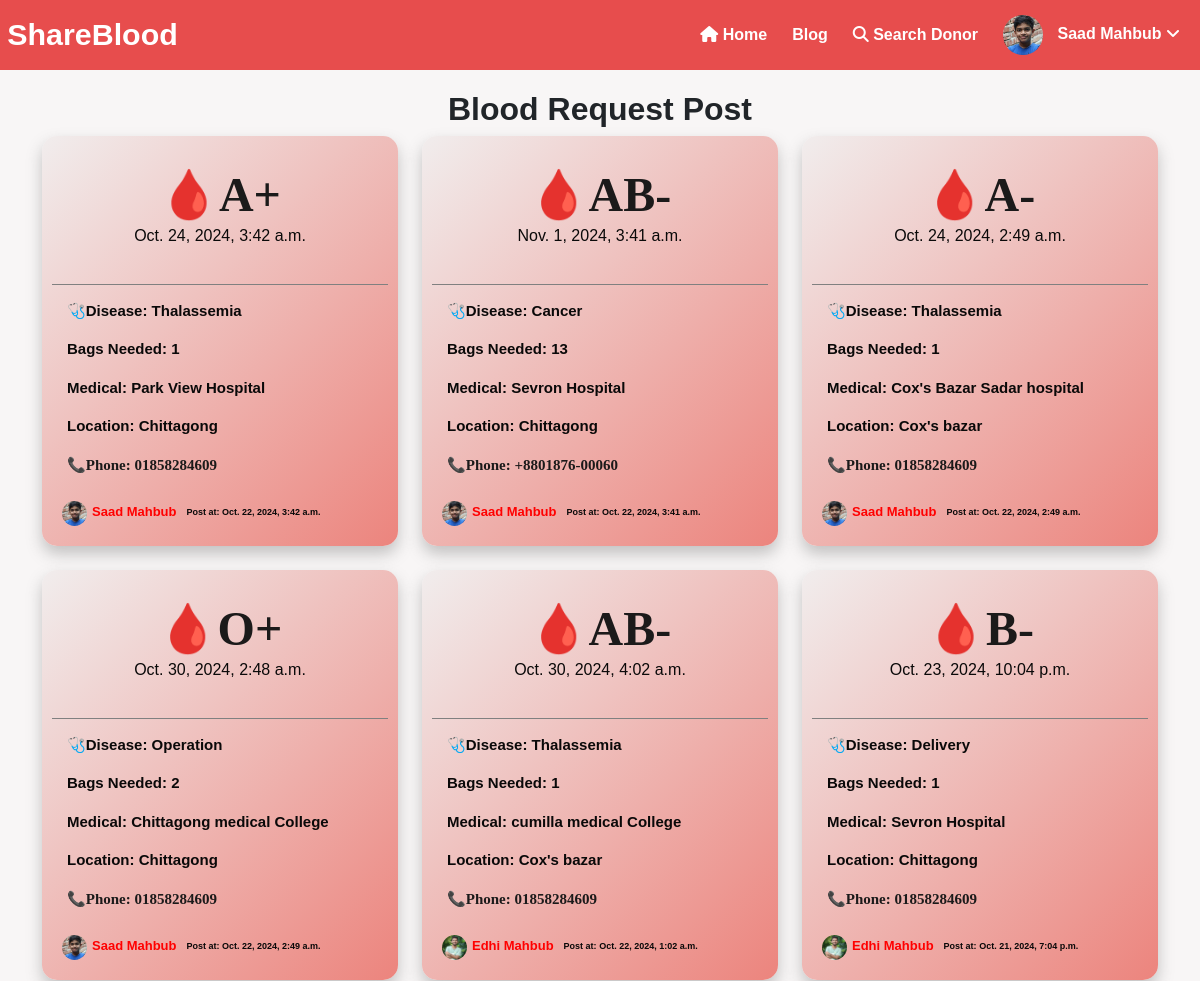
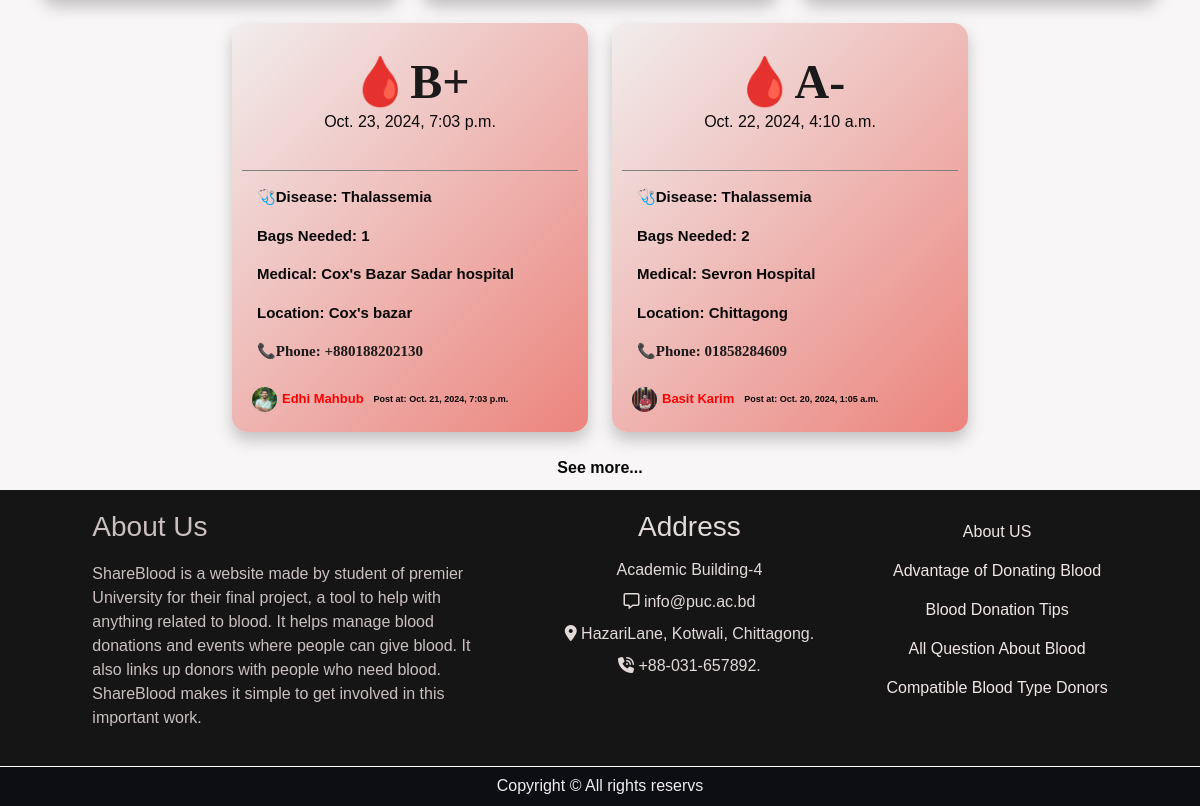
The page /allRepPost (signed in) on the database its author committed (2 pictures, top to bottom).
### bloodology/models.py (models this page shows, shortened)
class UserProfile(models.Model):
        user = models.OneToOneField(User, on_delete=models.CASCADE)
        name = models.CharField(max_length=150)
        blood_group = models.CharField(max_length=5)
        phone_number = models.CharField(max_length=15)
        address = models.CharField(max_length=250)
        profile_img = models.ImageField(upload_to='Images')
        otp = models.CharField(max_length=6, blank=True, null=True)  # Store OTP
        otp_expiration = models.DateTimeField(blank=True, null=True)  # Expiration time for OTP

class BloodRequestPost(models.Model):
        BLOOD_GROUP_CHOICES = [
                ('A+', 'A+'),
                ('A-', 'A-'),
                ('B+', 'B+'),
                ('B-', 'B-'),
                ('O+', 'O+'),
                ('O-', 'O-'),
                ('AB+', 'AB+'),
                ('AB-', 'AB-'),
        ]
        user_profile = models.ForeignKey(UserProfile, on_delete=models.CASCADE)
        blood_group = models.CharField(max_length=10, choices=BLOOD_GROUP_CHOICES)
        date_time = models.DateTimeField()
        Disease_name = models.CharField(max_length=100)
        No_of_bag = models.IntegerField()
        medical_name = models.CharField( max_length=150)
        location = models.CharField(max_length=255)
        phone_number = models.CharField(max_length=15)
        created_at = models.DateTimeField(auto_now_add=True)

### bloodology/views.py (the view)
# urls.py: path('allRepPost',views.all_posts,name='allRepPost'),
def all_posts(request):
    posts = BloodRequestPost.objects.all().order_by('-created_at')
    return render(request, 'bloodology/all_blood_request_Post.html', {'posts': posts})

### bloodology/templates/bloodology/all_blood_request_Post.html
{% extends 'bloodology/base.html' %}
{% load static %}
{% block content %}
<div class="request-post text-center">
    <h2><b>Blood Request Post</b></h2>
    <div class="container">
        <div class="all-post row justify-content-center">
            {% for post in posts %}
                <div class="post-page col-lg-4 col-md-6 col-sm-8 col-12 mb-4 d-flex justify-content-center">
                    <div class="blood-request-card-alt_p">
                        <div class="card-header_p">
                            <h2 class="blood-group">{{ post.blood_group }}</h2>
                            <p class="date-time">{{ post.date_time }}</p>
                        </div>
                        <div class="card-body_p">
                            <p class="disease-name">Disease: {{ post.Disease_name }}</p>
                            <p class="number-of-bags">Bags Needed: {{ post.No_of_bag }}</p>
                            <p class="location">Medical: {{ post.medical_name }}</p>
                            <p class="location">Location: {{ post.location }}</p>
                            <p class="phone-number">Phone: {{ post.phone_number }}</p>
                        </div>
                        <div class="post-user-info">
                            <img src="{{ post.user_profile.profile_img.url }}" alt="" class="dp">
                            <h4 class="user-name">{{ post.user_profile.name }}</h4>
                            <p class="create_at">Post at: {{ post.created_at }}</p>
                        </div>
                    </div>
                </div>
            {% empty %}
                <p>There are no blood request posts available.</p>
            {% endfor %}
        </div>
        <a href="{% url 'allRepPost' %}" class="seemore">See more...</a>
    </div>
</div>
{% endblock content %}

### bloodology/templates/bloodology/base.html (shortened to what this page needs)
<!DOCTYPE html>
{% load static %}
<html lang="en">
<head>
    <link rel="stylesheet" href="{% static 'bloodology/css/style.css' %}">
    <link rel="stylesheet" href="{% static 'bloodology/css/bootstrap.css' %}">
</head>
<body>
    <div class="navigation">
        <div class="nav-left">
            <div class="nav-logo">
                <a href="{% url 'home' %}">ShareBlood</a>
            </div>
        </div>
        <div class="nav-right" id="nav-right">
            <a href="{% url 'home' %}"><i class="fa-solid fa-house"></i> Home</a>
            <a href="{% url 'blogapost' %}">Blog</a>
            <a href="{% url 'All_Donors' %}"><i class="fa-solid fa-search"></i> Search Donor</a>
            {% if request.user.is_authenticated %}
            <div class="user-dropdown">
                <a href="#" class="user-profile" onclick="toggleDropdown(event)">
                    {% if request.user.userprofile %}
                    <img src="{{ request.user.userprofile.profile_img.url }}" alt="Profile Image" class="dprofile-img">
                    {{ request.user.userprofile.name }} <i class='fas fa-angle-down'></i>
                    {% else %}
                    <img src="{% static 'bloodology/image/image.png' %}" alt="Admin" class="dprofile-img">
                    Admin Profile <i class='fas fa-angle-down'></i>
                    {% endif %}
                </a>
            </div>
            {% else %}
            <a href="{% url 'signUp' %}"><i class="fa-solid fa-user-plus"></i> SignUp</a>
            <a href="{% url 'login' %}"><i class="fas fa-sign-in"></i> Login</a>
            {% endif %}
        </div>
    </div>
    {% block content %}
    {% endblock content %}
    <div class="footer">
        <div class="footer-2">
            <div >
                <div class="about">
                    <h3>About Us</h3>
                    <p>ShareBlood is a website made by student of premier University for their final project, a tool to help with anything related to blood. It helps manage blood donations and events where people can give blood. It also links up donors with people who need blood. ShareBlood makes it simple to get involved in this important work.</p>
                </div>
            </div>
            <div class="address">
                <h3>Address</h3>
                <p>Academic Building-4</p>
                <p><i class="fa-regular fa-message"></i> info@puc.ac.bd</p>
                <p><i class="fa-solid fa-location-dot"></i> HazariLane, Kotwali, Chittagong.</p>
                <p><i class="fa-solid fa-phone-volume"></i> +88-031-657892.</p>
            </div>
            <div class="msg">
                <div class="advantage">
                    <h4><a href="{% url 'About' %}">About US</a></h4>
                    <h4><a href="{% url 'advantage' %}">Advantage of Donating Blood</a></h4>
                    <h4><a href="{% url 'Blood_Donation_Tips' %}">Blood Donation Tips</a></h4>
                    <h4><a href="{% url 'AboutBdonation' %}">All Question About Blood</a></h4>
                    <h4><a href="{% url 'Compatible' %}">Compatible Blood Type Donors</a></h4>
                </div>
            </div>
        </div>
        <div class="copyright">
            Copyright © All rights reservs
        </div>
    </div>
</body>
</html>

### static/bloodology/css/style.css (style rules this page uses)
* { margin: 0; border: border-box; font-family: sans-serif; }
.navigation { height: 70px; background-color: rgb(231, 77, 77); display: flex; justify-content: space-between; align-items: center; padding: 0 20px; position: relative; }
.nav-left, .nav-right { display: flex; align-items: center; }
.nav-logo { height: 65px; width: 120px; margin-right: 20px; display: flex; align-items: center; justify-content: center; padding-left: 10px; }
.nav-logo a { font-size: 1.9rem; font-weight: 50px; color: white; }
.navigation a { text-decoration: none; color: rgb(255, 255, 255); font-weight: 550; margin-left: 15px; }
.nav-right a { margin-left: 25px; }
.dprofile-img { width: 40px; height: 40px; border-radius: 50%; object-fit: cover; margin-right: 10px; vertical-align: middle; }
.user-dropdown { position: relative; }
.nav-right { display: flex; }
.request-post { padding-top: 20px; padding-bottom: 10px; background-color: rgb(248, 246, 246); text-align: center; }
.all-post { display: flex; flex-wrap: wrap; justify-content: center; }
.post-page { display: flex; justify-content: center; margin-bottom: 15px; }
.blood-request-card-alt_p { width: 100%; max-width: 400px; border-radius: 15px; overflow: hidden; background: linear-gradient(135deg, #f1eded, #ec847d); color: #0a0909; box-shadow: 0 8px 15px rgba(180, 179, 179, 0.788); padding: 10px; }
.card-header_p { margin: auto; padding: 20px; text-align: center; border-bottom: 1px solid gray; }
.card-header_p h2 { font-size: 3rem; font-weight: bold; margin: 0; }
.card-body_p { padding-left: 0; text-align: left; font-weight: bold; line-height: 1.5; font-size: 15px; margin: 15px; }
.disease-name, .location, .phone-number, .number-of-bags { font-weight: bold; }
.phone-number::before { content: '📞'; }
.disease-name::before { content: '🩺'; }
.blood-group::before { content: '🩸'; }
.post-user-info { display: flex; align-items: center; }
.post-user-info h4 { margin-top: 5px; margin-left: 5px; font-size: 13px; font-weight: bold; color: red; }
.dp { width: 25px; height: 25px; object-fit: cover; margin-left: 10px; border-radius: 50%; }
.create_at { font-size: xx-small; font-weight: bold; text-align: left; margin-left: 10px; margin-top: 15px; }
.seemore { margin-bottom: 10px; text-decoration: none; font-weight: 550; color: black; }
@media (min-width: 992px) { .post-page { flex: 0 0 32%; } }
.blood-group, .phone-number, .addresses { font-size: 1em; color: #1b1a1a; font-family: 'Times New Roman', Times, serif; margin-top: 8px; margin-bottom: 15px; font-weight: bold; }
.seemore { margin-bottom: 20px; text-decoration: none; color: rgb(7, 7, 7); font-weight: 550; }
.advantage h4 a { text-decoration: none; color: rgb(241, 230, 230); line-height: 25px; font-size: medium; }
.about { width: 400px; }
.footer-2 { padding: 20px; display: flex; justify-content: space-evenly; align-items: flex-start; flex-wrap: wrap; background-color: rgb(22, 21, 21); color: rgb(202, 192, 192); }
.footer-2 h3 { padding-bottom: 10px; }
.address { text-align: center; line-height: 15px; color: rgb(226, 217, 217); }
.advantage { display: flex; flex-direction: column; align-items: center; }
.advantage h4 { margin: 5px 0; }
.copyright { display: flex; align-items: center; justify-content: center; border-top: 1px solid white; background-color: rgb(13, 13, 20); height: 40px; color: rgb(238, 238, 238); }

### rows shown on the page
BloodRequestPost: blood_group "A+", date_time "Oct. 24, 2024, 3:42 a.m.", Disease_name "Thalassemia", No_of_bag "1", medical_name "Park View Hospital", location "Chittagong", phone_number "01858284609", user_profile.profile_img (picture), user_profile.name "Saad Mahbub", created_at "Oct. 22, 2024, 3:42 a.m."
BloodRequestPost: blood_group "AB-", date_time "Nov. 1, 2024, 3:41 a.m.", Disease_name "Cancer", No_of_bag "13", medical_name "Sevron Hospital", location "Chittagong", phone_number "+8801876-00060", user_profile.profile_img (picture), user_profile.name "Saad Mahbub", created_at "Oct. 22, 2024, 3:41 a.m."
BloodRequestPost: blood_group "A-", date_time "Oct. 24, 2024, 2:49 a.m.", Disease_name "Thalassemia", No_of_bag "1", medical_name "Cox's Bazar Sadar hospital", location "Cox's bazar", phone_number "01858284609", user_profile.profile_img (picture), user_profile.name "Saad Mahbub", created_at "Oct. 22, 2024, 2:49 a.m."
BloodRequestPost: blood_group "O+", date_time "Oct. 30, 2024, 2:48 a.m.", Disease_name "Operation", No_of_bag "2", medical_name "Chittagong medical College", location "Chittagong", phone_number "01858284609", user_profile.profile_img (picture), user_profile.name "Saad Mahbub", created_at "Oct. 22, 2024, 2:49 a.m."
BloodRequestPost: blood_group "AB-", date_time "Oct. 30, 2024, 4:02 a.m.", Disease_name "Thalassemia", No_of_bag "1", medical_name "cumilla medical College", location "Cox's bazar", phone_number "01858284609", user_profile.profile_img (picture), user_profile.name "Edhi Mahbub", created_at "Oct. 22, 2024, 1:02 a.m."
BloodRequestPost: blood_group "B-", date_time "Oct. 23, 2024, 10:04 p.m.", Disease_name "Delivery", No_of_bag "1", medical_name "Sevron Hospital", location "Chittagong", phone_number "01858284609", user_profile.profile_img (picture), user_profile.name "Edhi Mahbub", created_at "Oct. 21, 2024, 7:04 p.m."
BloodRequestPost: blood_group "B+", date_time "Oct. 23, 2024, 7:03 p.m.", Disease_name "Thalassemia", No_of_bag "1", medical_name "Cox's Bazar Sadar hospital", location "Cox's bazar", phone_number "+880188202130", user_profile.profile_img (picture), user_profile.name "Edhi Mahbub", created_at "Oct. 21, 2024, 7:03 p.m."
BloodRequestPost: blood_group "A-", date_time "Oct. 22, 2024, 4:10 a.m.", Disease_name "Thalassemia", No_of_bag "2", medical_name "Sevron Hospital", location "Chittagong", phone_number "01858284609", user_profile.profile_img (picture), user_profile.name "Basit Karim", created_at "Oct. 20, 2024, 1:05 a.m."

### other values the page prints
{{ request.user.userprofile.name }} "Saad Mahbub"
